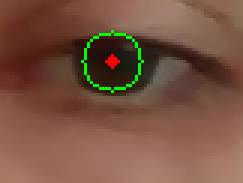
#> input picture sh/images/04_eye_frame.png, 81 x 61 px, given in place of the camera (shown 3 times larger)
$ python newmain2.py
#> lines starting #> are read from the running program, lines starting #| are printed output that depends on the picture; after the words box and inside, x2 and y2 are one past the last pixel; in counts of white or black regions, pixels touching at a corner belong together
#> in main, frame is the input picture: shape (61, 81, 3); mean B, G, R 65.4, 82.9, 120
### sh/eye_tracker2.py
import os
import cv2
import math
import numpy as np
from model import Eye

class EyeTracker():
    """
    EyeTracker implementation based on threshold using OpenCV
    Attributes:
        face_cascade: opencv face classifier
        eye_cascade: opencv eye classifier
        frame: current frame in numpy format
        frame_gray: current frame in gray scale in numpy format
        looking_direction: current looking direction as string (left or right)

    Methods:
        update: update the frame with the one just captured from camera and analize it
        decorate_frame: highlighs and draws the features extracted from face on the frme and return a copy of it
        left_eye: return an object for the left eye with the extracted features
        right_eye: return an object for the right eye with the extracted features
        get_looking_direction: return the current looking direction as string

    """
    def __init__(self):
        # initialize the opencv classifier for face and eye detection
        self.face_cascade = cv2.CascadeClassifier(os.path.join('classifiers', 'haarcascade_frontalface_default.xml'))
#        self.face_cascade = cv2.CascadeClassifier(os.path.join('classifiers', 'haarcascade_frontalface_alt.xml'))
#        self.eye_cascade = cv2.CascadeClassifier(os.path.join('classifiers', 'haarcascade_eye.xml'))
        self.eye_cascade = cv2.CascadeClassifier(os.path.join('classifiers', 'haarcascade_eye_tree_eyeglasses.xml'))

        # [20 lines of commented-out code are left out]

        self.frame = None
        self.frame_gray = None
        self.left_eye_frame = None
        self.right_eye_frame = None

        self.left_eye_detected = False
        self.right_eye_detected = False
        self.face_bb = None
        self.left_eye_bb = None
        self.right_eye_bb = None

        self.left_pupil_detected = False
        self.right_pupil_detected = False
        self.left_pupil = None
        self.right_pupil = None
        self.left_pupil_radius = None
        self.right_pupil_radius = None

        self.looking_direction = None

    def update(self, frame):
        self.frame = frame
        self._analyze()


    def _analyze(self):
        self.frame_gray = cv2.cvtColor(self.frame, cv2.COLOR_BGR2GRAY)
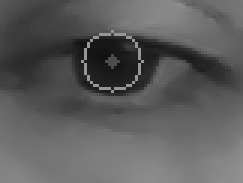
#> self.frame_gray: shape (61, 81) (shown 3 times larger); min 18, max 150, mean 92

        self._extract_face()
        self._extract_eyes()
        # [5 lines of commented-out code are left out]

        self._extract_looking_direction()


    # [9 lines left out: functions left_eye, right_eye, not called in this run]


    def get_looking_direction(self):
        return self.looking_direction


    def decorate_frame(self):
        frame = self.frame.copy()

        # draw the face bounding box
        x, y, w, h = self.face_bb
        cv2.rectangle(frame, (x,y), (x+w,y+h), (255,255,0), 2)

        if self.left_eye_bb:

            if self.left_pupil and self.left_pupil_radius:
                # draw the left pupil
                x, y = self.left_pupil
                x += self.left_eye_bb[0]
                y += self.left_eye_bb[1]
                r = self.left_pupil_radius
                cv2.circle(frame, (x, y), 2, (0, 0, 255), -1)
                cv2.circle(frame, (x, y), r, (0, 255, 0), 1)
##                eye_frame = frame[self.left_eye_bb[1]:self.left_eye_bb[1]+self.left_eye_bb[3], self.left_eye_bb[0]:self.left_eye_bb[0]+self.left_eye_bb[2]]
##                cv2.imwrite("images/05_eye_frame.png", eye_frame)

            # draw the left eye bounding box
            x, y, w, h = self.left_eye_bb
            cv2.rectangle(frame, (x,y), (x+w,y+h), (255,0,255), 2)

        if self.right_eye_bb:

            if self.right_pupil and self.right_pupil_radius:
                # draw the right pupil center
                x, y = self.right_pupil
                x += self.right_eye_bb[0]
                y += self.right_eye_bb[1]
                r = self.right_pupil_radius
                cv2.circle(frame, (x, y), 2, (0, 0, 255), -1)
                cv2.circle(frame, (x, y), r, (0, 255, 0), 1)

            # draw the right eye bounding box
            x, y, w, h = self.right_eye_bb
            cv2.rectangle(frame, (x,y), (x+w,y+h), (255,0,255), 2)

        return frame

    def _extract_face(self):

        """
        Extract the box of the face ROI image as opencv format (x, y, w, h) from the current frame
        """
        frame_gray = cv2.GaussianBlur(self.frame_gray, (7, 7), 0)
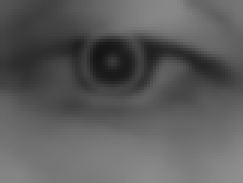
#> frame_gray: shape (61, 81) (shown 3 times larger); min 21, max 142, mean 92
#        frame_gray = cv2.medianBlur(frame_gray, 7)

#        faces = self.face_cascade.detectMultiScale(frame_gray)
        faces = self.face_cascade.detectMultiScale(frame_gray, 1.3, 5)
#> faces = ()

        # detect the best face on the image based on ROI size
        if len(faces) > 1:
            temp = (0, 0, 0, 0)
            for f in faces:
                if f[2]*f[3] > temp[2] * temp[3]:
                    temp = f
            best_face = (temp[0], temp[1], temp[2], temp[3])
        elif len(faces) == 1:
            face = faces[0]
            best_face = (face[0], face[1], face[2], face[3])
        else:
            # if no face is detected return all image as face ROI
            image_height = self.frame_gray.shape[0]
#> image_height = 61
            image_width = self.frame_gray.shape[1]
#> image_width = 81
            best_face = (0, 0, image_width, image_height)
#> best_face = (0, 0, 81, 61)

        self.face_bb = best_face
#> self.face_bb = (0, 0, 81, 61)

    def _extract_eyes(self):

        """
        Extract the box of the eyes ROI image as opencv format (x, y, w, h) from the current frame
        """
        self.left_eye_detected = False
        self.right_eye_detected = False
        self.left_eye_bb = None
        self.right_eye_bb = None

        x, y, w, h = self.face_bb
#> x = 0; y = 0; w = 81; h = 61

        face_frame_gray = self.frame_gray[y:y+h, x:x+w]
        face_frame_gray = cv2.GaussianBlur(face_frame_gray, (7, 7), 0)
#        face_frame_gray = cv2.medianBlur(face_frame_gray, 7)

#        eyes = self.eye_cascade.detectMultiScale(face_frame_gray)
        eyes = self.eye_cascade.detectMultiScale(face_frame_gray, 1.3, 5)
#> eyes = ()

        for (ex, ey, ew, eh) in eyes:
            # do not consider false eyes detected at the bottom of the face
            if ey > 0.5 * h:
                continue

            remove_eyebrows = np.array([0, int(0.25*eh), int(0), int(-0.25*eh)])
            eye_center = ex + ew / 2
            if eye_center > w * 0.5:
                self.left_eye_detected = True
                left_bb = np.array([ex, ey, ew, eh])
                left_bb += remove_eyebrows
                self.left_eye_bb = (x + left_bb[0], y + left_bb[1], left_bb[2], left_bb[3])
                self.left_eye_frame = self.frame[self.left_eye_bb[1]:self.left_eye_bb[1]+self.left_eye_bb[3], self.left_eye_bb[0]:self.left_eye_bb[0]+self.left_eye_bb[2]]

            else:
                self.right_eye_detected = True
                right_bb = np.array([ex, ey, ew, eh])
                right_bb += remove_eyebrows
                self.right_eye_bb = (x + right_bb[0], y + right_bb[1], right_bb[2], right_bb[3])
                self.right_eye_frame = self.frame[self.right_eye_bb[1]:self.right_eye_bb[1]+self.right_eye_bb[3], self.right_eye_bb[0]:self.right_eye_bb[0]+self.right_eye_bb[2]]
#> this loop made 0 passes


    # [86 lines left out: function _extract_pupil, not called in this run]


    def _extract_looking_direction(self):
        """
        Extract the looking direction from the current extracted features
        """

        direction = None
        directionR = None
        directionL = None

        if self.left_eye_detected or self.right_eye_detected:
            # [5 lines of commented-out code are left out]
            direction = "Watching"
        else:
            direction = "NOT"
        # [16 lines of commented-out code are left out]

        self.looking_direction = direction

### sh/newmain2.py
import sys
import os
import argparse
import time
import datetime
import cv2
import numpy as np
from enum import Enum
from threading import Timer
import pyautogui

from eye_tracker2 import EyeTracker


class Mode(Enum):
    AWAITING = 0
    READING = 1
    ANSWERING = 2
    BEGINNING = 3
    COMPLETED = 4

RES_SCREEN = pyautogui.size() # RES_SCREEN[0] -> width
                              # RES_SCREEN[1] -> heigth

SCREEN_WIDTH = 1280
SCREEN_HEIGHT = 360

FRAME_WIDTH = 1280
FRAME_HEIGHT = 720

TIME_READING = 5
TIME_ANSWERING = 5

mode = Mode.BEGINNING


def nothing(val):
    pass


def main():
    global mode

    camera = cv2.VideoCapture(0)
    camera.set(cv2.CAP_PROP_FRAME_WIDTH, FRAME_WIDTH)
    camera.set(cv2.CAP_PROP_FRAME_HEIGHT, FRAME_HEIGHT)

    eye_tracker = EyeTracker()


    quiz = None
    cv2.namedWindow("frame")


##    os.makedirs("./images", exist_ok=True)

    while True:
        print(mode)

        _, frame = camera.read()

        start = time.time()
        eye_tracker.update(frame)
        end = time.time()

        print("TIME: {:.3f} ms".format(end*1000 - start*1000))

        dec_frame = eye_tracker.decorate_frame()
#> in decorate_frame, `cv2.rectangle(frame, (x,y), (x+w,y+h), (255,255,0), 2)`:
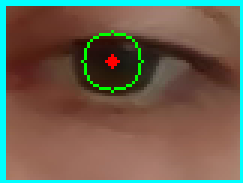
#> frame: shape (61, 81, 3) (shown 3 times larger); 8.44% of pixels changed, all inside (x1, y1, x2, y2) = (0, 0, 81, 61)
        dec_frame = cv2.resize(dec_frame,(int(FRAME_WIDTH / 1.5), int(FRAME_HEIGHT / 1.5)))
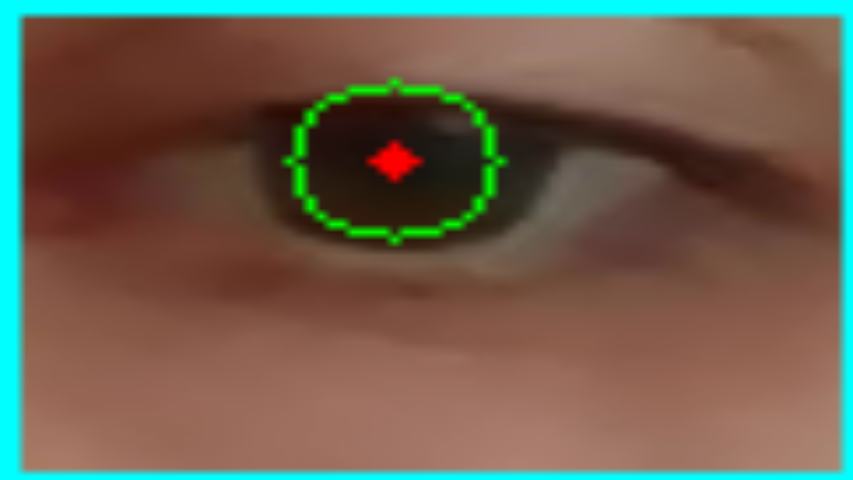
#> dec_frame: shape (480, 853, 3); mean B, G, R 80.3, 96.3, 108.2

        cv2.namedWindow("frame")
        cv2.moveWindow("frame", int(RES_SCREEN[0] / 2 - FRAME_WIDTH / 3), 1 + 75)
#> (this line was passed over: pyautogui is not available in this run)
        cv2.imshow('frame', dec_frame)


        direction = eye_tracker.get_looking_direction()
        print("DIRECTION: {}".format(direction))


        k = cv2.waitKey(1) & 0xff
#> (key Esc is pressed here)


    camera.release()
    cv2.destroyAllWindows()
    os._exit(0)

if __name__ == '__main__':
#> (the run stopped early here; a loop or call above may not have finished)
